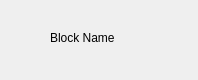
<?xml version="1.0" encoding="UTF-8"?>
<ui version="4.0">
 <class>app2_constblock</class>
 <widget class="QWidget" name="app2_constblock">
  <property name="geometry">
   <rect>
    <x>0</x>
    <y>0</y>
    <width>198</width>
    <height>80</height>
   </rect>
  </property>
  <property name="windowTitle">
   <string>Form</string>
  </property>
  <widget class="QLabel" name="label">
   <property name="geometry">
    <rect>
     <x>50</x>
     <y>30</y>
     <width>151</width>
     <height>16</height>
    </rect>
   </property>
   <property name="text">
    <string>Block Name</string>
   </property>
  </widget>
 </widget>
 <resources/>
 <connections/>
</ui>
